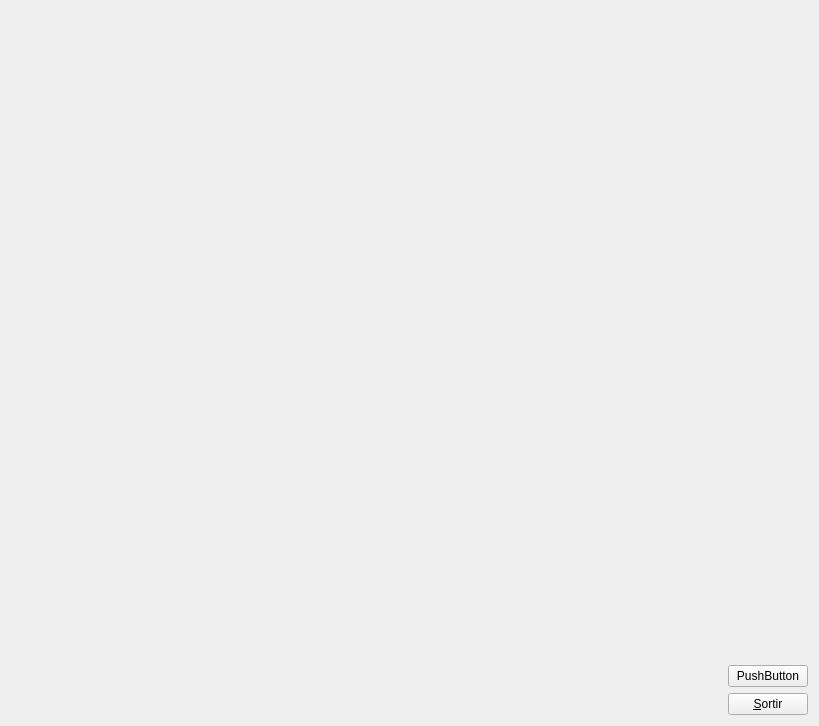
<?xml version="1.0" encoding="UTF-8"?>
<ui version="4.0">
 <class>MyForm</class>
 <widget class="QWidget" name="MyForm">
  <property name="geometry">
   <rect>
    <x>0</x>
    <y>0</y>
    <width>819</width>
    <height>726</height>
   </rect>
  </property>
  <property name="windowTitle">
   <string>Form</string>
  </property>
  <layout class="QHBoxLayout" name="horizontalLayout">
   <item>
    <widget class="MyGLWidget" name="widget" native="true">
     <property name="sizePolicy">
      <sizepolicy hsizetype="Expanding" vsizetype="Expanding">
       <horstretch>0</horstretch>
       <verstretch>0</verstretch>
      </sizepolicy>
     </property>
    </widget>
   </item>
   <item>
    <layout class="QVBoxLayout" name="verticalLayout">
     <item>
      <spacer name="verticalSpacer">
       <property name="orientation">
        <enum>Qt::Vertical</enum>
       </property>
       <property name="sizeHint" stdset="0">
        <size>
         <width>20</width>
         <height>40</height>
        </size>
       </property>
      </spacer>
     </item>
     <item>
      <widget class="QPushButton" name="pushButton_2">
       <property name="text">
        <string>PushButton</string>
       </property>
      </widget>
     </item>
     <item>
      <widget class="QPushButton" name="pushButton">
       <property name="sizePolicy">
        <sizepolicy hsizetype="Fixed" vsizetype="Fixed">
         <horstretch>0</horstretch>
         <verstretch>0</verstretch>
        </sizepolicy>
       </property>
       <property name="text">
        <string>&amp;Sortir</string>
       </property>
      </widget>
     </item>
    </layout>
   </item>
  </layout>
 </widget>
 <customwidgets>
  <customwidget>
   <class>MyGLWidget</class>
   <extends>QWidget</extends>
   <header>MyGLWidget.h</header>
   <container>1</container>
   <slots>
    <slot>borjitap()</slot>
    <slot>persp()</slot>
   </slots>
  </customwidget>
 </customwidgets>
 <resources/>
 <connections>
  <connection>
   <sender>pushButton</sender>
   <signal>clicked()</signal>
   <receiver>MyForm</receiver>
   <slot>close()</slot>
   <hints>
    <hint type="sourcelabel">
     <x>810</x>
     <y>717</y>
    </hint>
    <hint type="destinationlabel">
     <x>839</x>
     <y>529</y>
    </hint>
   </hints>
  </connection>
  <connection>
   <sender>pushButton_2</sender>
   <signal>clicked()</signal>
   <receiver>widget</receiver>
   <slot>persp()</slot>
   <hints>
    <hint type="sourcelabel">
     <x>766</x>
     <y>684</y>
    </hint>
    <hint type="destinationlabel">
     <x>703</x>
     <y>602</y>
    </hint>
   </hints>
  </connection>
 </connections>
</ui>
